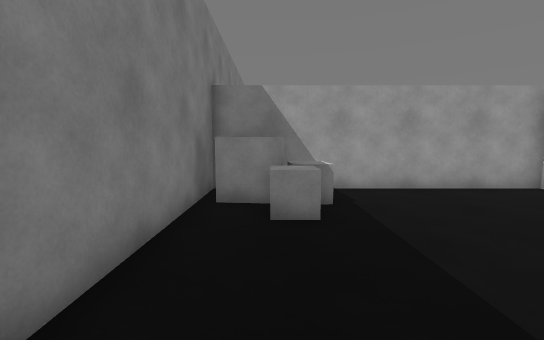
view 1 (above)

17 first-person views from a walk through a scene from a Unity 3-D project. The camera is 1.4 m above the floor, tilts 6° down and sees 90° across. The floor is counted in squares, 1 m on a side. Each view is taken from the middle of a square. On the plan, view 1 faces up. The plan holds only what a view shows up to about 13 squares ahead; the rest is blank. The player is left out. Some animated figures are not drawn.

view 2
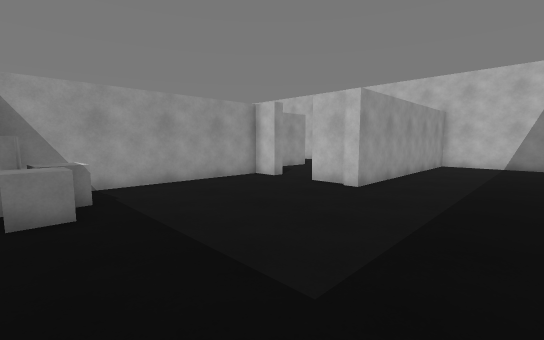

view 3
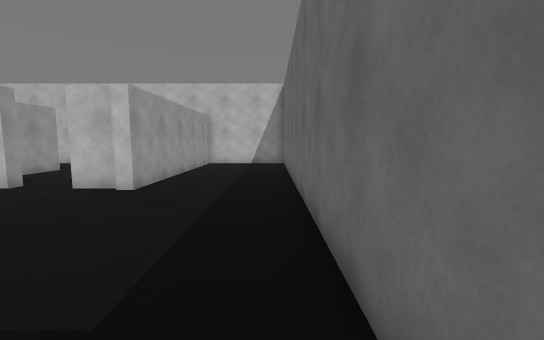

view 4
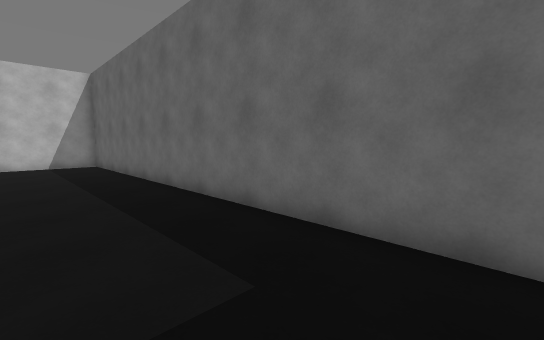

view 5
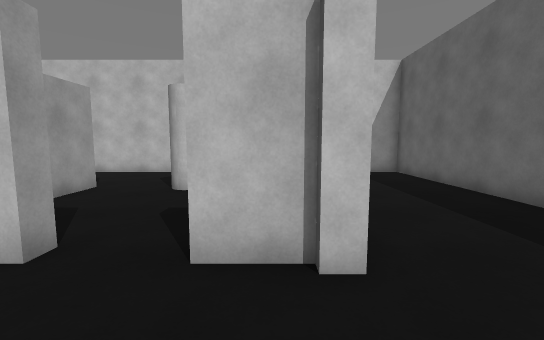

view 6
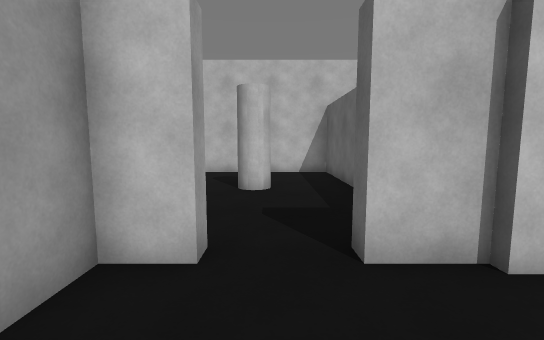

view 7
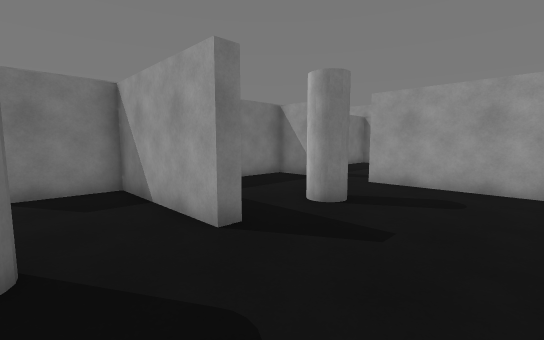

view 8
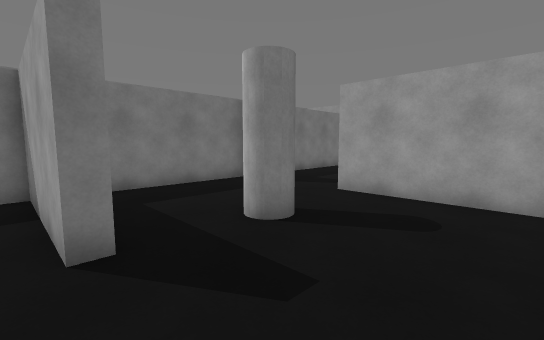

view 9
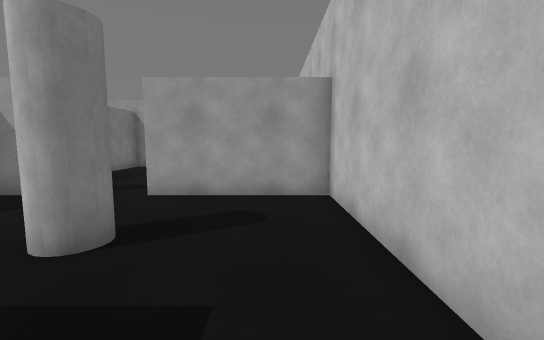

view 10
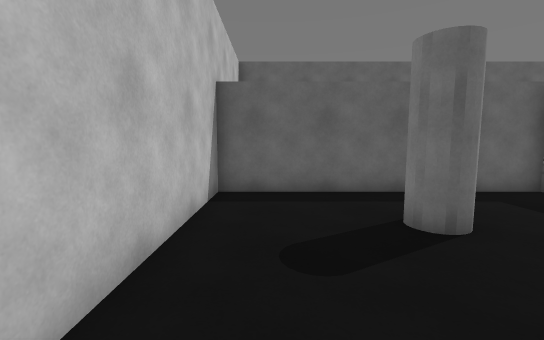

view 11
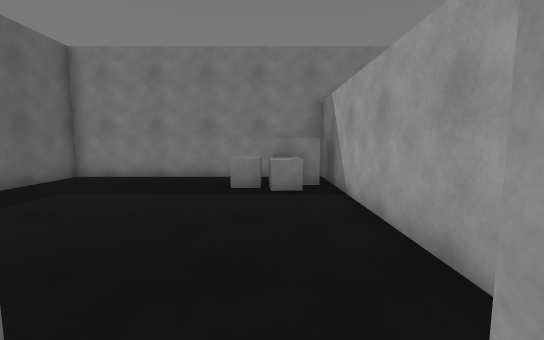

view 12
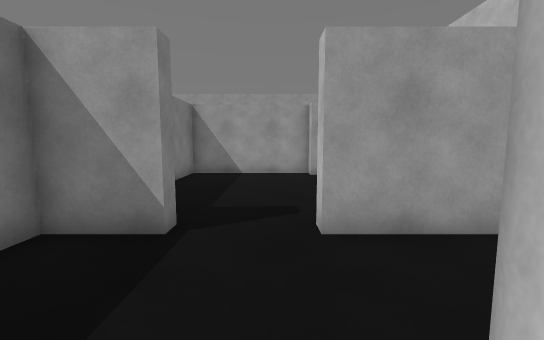

view 13
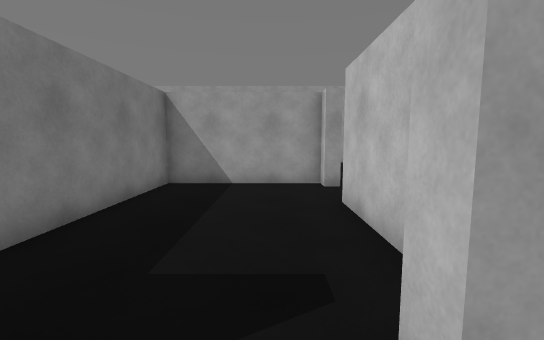

view 14
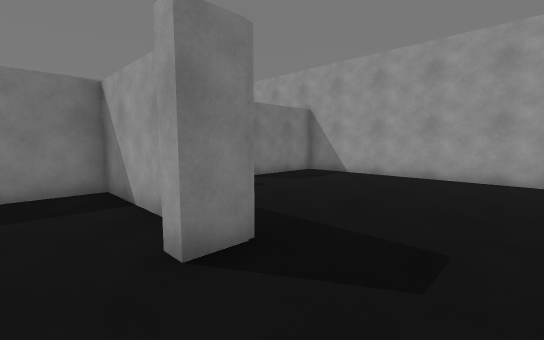

view 15
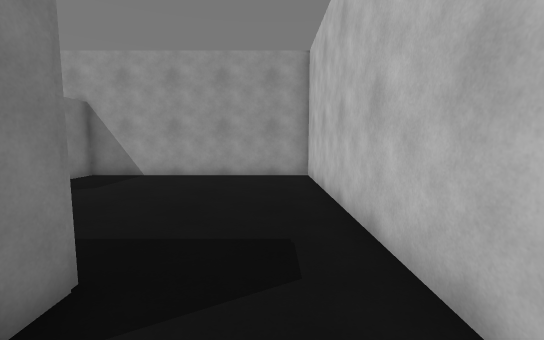

view 16
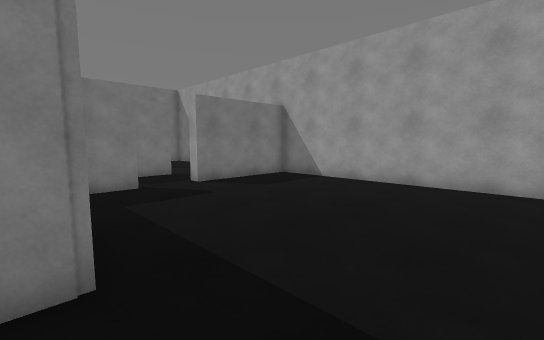

view 17
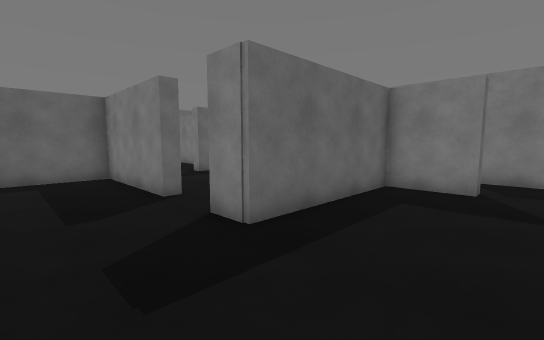

### Floor plan
Points are (right, up) in squares from view 1. A wall is a line through its corners. A room is listed if a view was taken in it or the views show most of it. See-through windows are left out.
Room 1 (views 1, 2, 3, 4, 5, 6)
walls: (8, 3.4) (8, 4.9); (8, 6.9) (8, 8) (-1.7, 8) (-1.7, -1.8) (17.5, -1.8) (17.5, 2); (14.5, 3) (7.8, 3) (7.8, 3.5)
ways out: opening at (8, 5.5) to room 2
objects: crate (-1, 6) to (0, 7); crate (0, 5) to (1, 6); crate (1, 7)
Room 2 (views 7, 8, 9, 10, 11, 12, 13)
walls: (13.3, 10) (13.3, 9.4) (8.5, 9.4) (8.5, 6.9) (8, 6.9); (12.2, 3.5) (17.5, 3.5) (17.5, 16) (12.8, 16) (12.8, 16.5); (8, 4.9) (8.5, 4.9); (8.4, 3.5) (10.4, 3.5); (10.4, 16.6) (10.4, 16) (8.5, 16) (8.5, 11.1)
ways out: opening at (8, 5.5) to room 1; opening at (11.5, 16) to room 4
objects: column (13, 6) to (14, 7); cylinder (13, 12) to (14, 13)
Room 3 (views 14, 15, 16, 17)
walls: (17.5, 23.4) (17.5, 33.3) (8.5, 33.3) (8.5, 28.8) (8, 28.8); (13.6, 21.2) (14.1, 21.2) (14.1, 16.5) (17.1, 16.5); (8, 26.9) (8.5, 26.9) (8.5, 24.6) (14.1, 24.6) (14.1, 23.4) (13.6, 23.4)
ways out: opening at (14, 22.5) to room 4; opening at (8, 27.5)
Room 4 (no view inside)
walls: (13.6, 18.2) (13.6, 21.2); (13.6, 24.1) (8.5, 24.1) (8.5, 18.4)
ways out: opening at (11.5, 16) to room 2; opening at (14, 22.5) to room 3

Where each view was taken, in squares from view 1:
view 1: 0 up, 0 right, facing up
view 2: 1 down, 0 right, facing up-right
view 3: 1 down, 0 right, facing right
view 4: 2 up, 0 right, facing down-right
view 5: 4 up, 5 right, facing right
view 6: 6 up, 5 right, facing right
view 7: 7 up, 17 right, facing up-left
view 8: 9 up, 17 right, facing up-left
view 9: 9 up, 16 right, facing up
view 10: 11 up, 16 right, facing down
view 11: 6 up, 9 right, facing left
view 12: 12 up, 12 right, facing up
view 13: 15 up, 12 right, facing up
view 14: 22 up, 17 right, facing up-left
view 15: 22 up, 16 right, facing up
view 16: 24 up, 17 right, facing up-left
view 17: 28 up, 17 right, facing down-left
